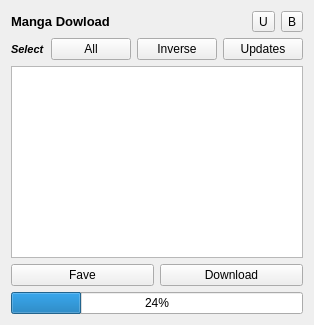
        <widget class="QWidget" name="Manga">
         <layout class="QGridLayout" name="gridLayout_6">
          <item row="0" column="0">
           <widget class="QWidget" name="widget_3" native="true">
            <layout class="QGridLayout" name="gridLayout_7">
             <property name="leftMargin">
              <number>0</number>
             </property>
             <property name="topMargin">
              <number>0</number>
             </property>
             <property name="rightMargin">
              <number>0</number>
             </property>
             <property name="bottomMargin">
              <number>0</number>
             </property>
             <item row="0" column="0">
              <layout class="QVBoxLayout" name="verticalLayout_3">
               <item>
                <layout class="QHBoxLayout" name="horizontalLayout_10">
                 <item>
                  <widget class="QLabel" name="mangaTitle">
                   <property name="font">
                    <font>
                     <pointsize>10</pointsize>
                     <weight>75</weight>
                     <bold>true</bold>
                    </font>
                   </property>
                   <property name="text">
                    <string>Manga Dowload</string>
                   </property>
                   <property name="wordWrap">
                    <bool>true</bool>
                   </property>
                  </widget>
                 </item>
                 <item>
                  <widget class="QToolButton" name="ShowUpdatesToolButton">
                   <property name="toolTip">
                    <string>Display updates</string>
                   </property>
                   <property name="text">
                    <string>U</string>
                   </property>
                   <property name="icon">
                    <iconset>
                     <normalon>:/icon/icons/available-updates.png</normalon>
                    </iconset>
                   </property>
                  </widget>
                 </item>
                 <item>
                  <widget class="QToolButton" name="ChapterBrowserToolButton">
                   <property name="toolTip">
                    <string>Open manga in browser</string>
                   </property>
                   <property name="text">
                    <string>B</string>
                   </property>
                   <property name="icon">
                    <iconset>
                     <normalon>:/icon/icons/open-in-browser.png</normalon>
                    </iconset>
                   </property>
                  </widget>
                 </item>
                </layout>
               </item>
               <item>
                <layout class="QHBoxLayout" name="horizontalLayout_2">
                 <item>
                  <widget class="QLabel" name="label_3">
                   <property name="sizePolicy">
                    <sizepolicy hsizetype="Fixed" vsizetype="Preferred">
                     <horstretch>0</horstretch>
                     <verstretch>0</verstretch>
                    </sizepolicy>
                   </property>
                   <property name="font">
                    <font>
                     <pointsize>8</pointsize>
                     <weight>75</weight>
                     <italic>true</italic>
                     <bold>true</bold>
                    </font>
                   </property>
                   <property name="text">
                    <string>Select</string>
                   </property>
                  </widget>
                 </item>
                 <item>
                  <widget class="QPushButton" name="selectAllMangaButton">
                   <property name="sizePolicy">
                    <sizepolicy hsizetype="Minimum" vsizetype="Fixed">
                     <horstretch>0</horstretch>
                     <verstretch>0</verstretch>
                    </sizepolicy>
                   </property>
                   <property name="toolTip">
                    <string>Select all chapters</string>
                   </property>
                   <property name="text">
                    <string>All</string>
                   </property>
                  </widget>
                 </item>
                 <item>
                  <widget class="QPushButton" name="inverseSelectedMangaButton">
                   <property name="sizePolicy">
                    <sizepolicy hsizetype="Minimum" vsizetype="Fixed">
                     <horstretch>0</horstretch>
                     <verstretch>0</verstretch>
                    </sizepolicy>
                   </property>
                   <property name="toolTip">
                    <string>Inverse selection</string>
                   </property>
                   <property name="text">
                    <string>Inverse</string>
                   </property>
                  </widget>
                 </item>
                 <item>
                  <widget class="QPushButton" name="SelectUpdatedChaptersPushButton">
                   <property name="toolTip">
                    <string>Select all updates</string>
                   </property>
                   <property name="text">
                    <string>Updates</string>
                   </property>
                  </widget>
                 </item>
                </layout>
               </item>
               <item>
                <widget class="QListWidget" name="chapterListWidget">
                 <property name="spacing">
                  <number>10</number>
                 </property>
                 <property name="gridSize">
                  <size>
                   <width>0</width>
                   <height>20</height>
                  </size>
                 </property>
                 <property name="viewMode">
                  <enum>QListView::ListMode</enum>
                 </property>
                 <property name="modelColumn">
                  <number>0</number>
                 </property>
                 <property name="uniformItemSizes">
                  <bool>true</bool>
                 </property>
                 <property name="wordWrap">
                  <bool>true</bool>
                 </property>
                 <property name="selectionRectVisible">
                  <bool>true</bool>
                 </property>
                </widget>
               </item>
               <item>
                <layout class="QHBoxLayout" name="horizontalLayout_8">
                 <item>
                  <widget class="QPushButton" name="FavouriteThisMangaPushButton">
                   <property name="toolTip">
                    <string>Favourite this manga</string>
                   </property>
                   <property name="text">
                    <string>Fave</string>
                   </property>
                   <property name="icon">
                    <iconset>
                     <normalon>:/icon/icons/add-to-favorites.png</normalon>
                    </iconset>
                   </property>
                  </widget>
                 </item>
                 <item>
                  <widget class="QPushButton" name="selectedMangaDownloadButton">
                   <property name="toolTip">
                    <string>Download all selected chapters</string>
                   </property>
                   <property name="text">
                    <string>Download</string>
                   </property>
                   <property name="icon">
                    <iconset>
                     <normalon>:/icon/icons/download.png</normalon>
                    </iconset>
                   </property>
                  </widget>
                 </item>
                </layout>
               </item>
               <item>
                <widget class="QProgressBar" name="mangaDataLoadProgressBar">
                 <property name="value">
                  <number>24</number>
                 </property>
                 <property name="alignment">
                  <set>Qt::AlignCenter</set>
                 </property>
                </widget>
               </item>
              </layout>
             </item>
            </layout>
           </widget>
          </item>
         </layout>
        </widget>
